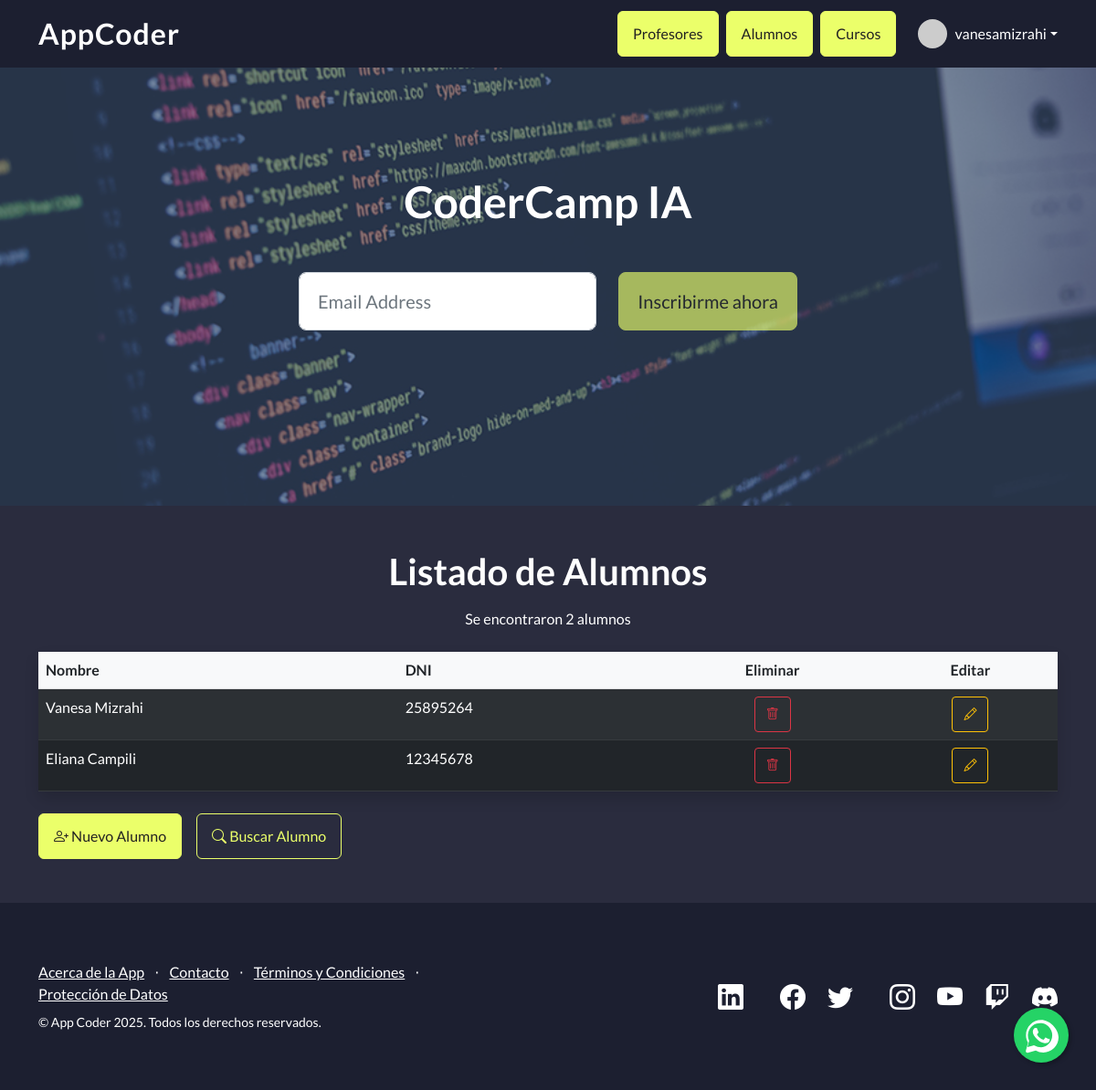
Page /AppCoder/alumnos/ (signed in) on the committed database.
### AppCoder/models.py (models this page shows, shortened)
class Alumno(models.Model):
    nombre = models.CharField(max_length=40)
    dni = models.CharField(max_length=15)

### AppCoder/views.py (the view)
# urls.py: path('alumnos/', views.alumnos, name='alumnos'),
def alumnos(request):
    alumnos_list = Alumno.objects.all()
    alumnos_dictionary = {
        "alumnos": alumnos_list
    }
    plantilla = loader.get_template("alumnos.html")
    documento = plantilla.render(alumnos_dictionary, request)
    return HttpResponse(documento)

### AppCoder/template/alumnos.html
{% extends "padre.html" %}
{% load static %}
{% block contenido %}
<div class="container my-5 text-white">
    <h1 class="text-center mb-3">Listado de Alumnos</h1>
    <p class="text-center mb-4">Se encontraron {{ alumnos|length }} alumnos</p>
    <table class="table table-dark table-striped table-hover rounded shadow">
        <thead class="table-light text-dark">
            <tr>
                <th>Nombre</th>
                <th>DNI</th>
                <th class="text-center">Eliminar</th>
                <th class="text-center">Editar</th>
            </tr>
        </thead>
        <tbody>
            {% for alumno in alumnos %}
            <tr>
                <td>{{ alumno.nombre }}</td>
                <td>{{ alumno.dni }}</td>
                <td class="text-center">
                    <a href="{% url 'eliminar_alumno' alumno.id %}" class="btn btn-sm btn-outline-danger"
                        title="Eliminar" onclick="return confirm('¿Seguro que deseas eliminar este alumno?');">
                        <i class="bi bi-trash"></i>
                    </a>
                </td>
                <td class="text-center">
                    <a href="{% url 'editar_alumno' alumno.id %}" class="btn btn-sm btn-outline-warning" title="Editar">
                        <i class="bi bi-pencil"></i>
                    </a>
                </td>
            </tr>
            {% endfor %}
        </tbody>
    </table>
    <div class="mt-4 d-flex gap-3">
        <a href="{% url 'alumno_formulario' %}" class="btn btn-primary text-white">
            <i class="bi bi-person-plus"></i> Nuevo Alumno
        </a>
        <a href="{% url 'buscar_alumno' %}" class="btn btn-outline-primary text-white">
            <i class="bi bi-search"></i> Buscar Alumno
        </a>
    </div>
</div>
{% endblock %}

### AppCoder/template/padre.html (shortened to what this page needs)
{% load static %}
<!DOCTYPE html>
<html lang="en">
<head>
    <link href="https://cdn.jsdelivr.net/npm/bootstrap-icons@1.5.0/font/bootstrap-icons.css" rel="stylesheet"
        type="text/css" />
    <link href="{% static 'AppCoder/css/styles.css' %}" rel="stylesheet" />
    <link href="https://cdn.jsdelivr.net/npm/bootstrap-icons/font/bootstrap-icons.css" rel="stylesheet">
</head>
<body>
    <nav class="navbar navbar-light fixed-top" style="background-color: rgb(28, 31, 48)">
        <div class="container d-flex justify-content-between align-items-center">
            <a class="navbar-brand text-white fw-bold" style="letter-spacing:1px; font-size:2rem;"
                href="{% url 'inicio' %}">AppCoder</a>
            <div class="d-flex align-items-center gap-2 ms-auto">
                {% if user.is_authenticated %}
                <a class="btn btn-primary" href="{% url 'profesores' %}">Profesores</a>
                <a class="btn btn-primary" href="{% url 'alumnos' %}">Alumnos</a>
                <a class="btn btn-primary" href="{% url 'cursos' %}">Cursos</a>
                <div class="dropdown ms-3">
                    <a class="d-flex align-items-center text-white text-decoration-none dropdown-toggle" href="#"
                        role="button" id="userDropdown" data-bs-toggle="dropdown" aria-expanded="false">
                        <img src="https://ui-avatars.com/api/?name={{ user.username }}&background=random&color=fff"
                            alt="Avatar" width="32" height="32" class="rounded-circle me-2">
                        <span>{{ user.username }}</span>
                    </a>
                </div>
                {% else %}
                <a class="btn" style="background-color: rgb(233, 144, 255); color: rgb(105, 27, 123); border: none;"
                    href="{% url 'login' %}">Iniciar Sesión</a>
                <a class="btn" style="background-color: rgb(233, 144, 255); color: rgb(105, 27, 123); border: none;"
                    href="{% url 'signup' %}">Registrate</a>
                {% endif %}
            </div>
        </div>
    </nav>
    <header class="masthead">
        <div class="container position-relative">
            <div class="row justify-content-center">
                <div class="col-xl-6">
                    <div class="text-center text-white">
                        <h1 class="mb-5">CoderCamp IA</h1>
                        <form class="form-subscribe" id="contactForm"
                            data-sb-form-api-token="23ec1bc0-2f1a-4fa4-b7f5-516d4bdc8510">
                            <div class="row">
                                <div class="col">
                                    <input class="form-control form-control-lg" id="emailAddress" type="email"
                                        placeholder="Email Address" data-sb-validations="required,email" />
                                </div>
                                <div class="col-auto">
                                    <button class="btn btn-primary btn-lg disabled" id="submitButton"
                                        type="submit">Inscribirme ahora</button>
                                </div>
                            </div>
                        </form>
                    </div>
                </div>
            </div>
        </div>
    </header>
    {% block contenido %}
    {% endblock %}
    <footer class="footer" style="background-color: rgb(28, 31, 48); color: #fff;">
        <div class="container">
            <div class="row">
                <div class="col-lg-6 h-100 text-center text-lg-start my-auto">
                    <ul class="list-inline mb-2">
                        <li class="list-inline-item"><a class="text-white" href="https://www.coderhouse.com/ar"
                                target="_blank">Acerca de la App</a></li>
                        <li class="list-inline-item text-white">⋅</li>
                        <li class="list-inline-item"><a class="text-white" href="{% url 'contacto' %}">Contacto</a></li>
                        <li class="list-inline-item text-white">⋅</li>
                        <li class="list-inline-item"><a class="text-white" href="https://www.coderhouse.com/ar/legales"
                                target="_blank">Términos y Condiciones</a></li>
                        <li class="list-inline-item text-white">⋅</li>
                        <li class="list-inline-item"><a class="text-white"
                                href="https://www.coderhouse.com/ar/proteccion-de-datos" target="_blank">Protección de
                                Datos</a></li>
                    </ul>
                    <p class="text-white small mb-4 mb-lg-0">&copy; App Coder 2025. Todos los derechos reservados.  </p>
                </div>
                <div class="col-lg-6 h-100 text-lg-end my-auto">
                    <ul class="list-inline mb-0 d-flex justify-content-end gap-3">
                        <li class="list-inline-item me-4">
                            <a href="https://www.linkedin.com/school/coderhouse/posts/?feedView=all" target="_blank">
                                <i class="bi-linkedin fs-3 text-white"></i>
                            </a>
                        </li>
                        <li class="list-inline-item">
                            <a href="https://www.facebook.com/Coderhouse/" target="_blank">
                                <i class="bi-facebook fs-3 text-white"></i>
                            </a>
                        </li>
                        <li class="list-inline-item me-4">
                            <a href="https://twitter.com/coderhouse" target="_blank">
                                <i class="bi-twitter fs-3 text-white"></i>
                            </a>
                        </li>
                        <li class="list-inline-item">
                            <a href="https://www.instagram.com/coderhouse/" target="_blank">
                                <i class="bi-instagram fs-3 text-white"></i>
                            </a>
                        </li>
                        <li class="list-inline-item">
                            <a href="https://www.youtube.com/channel/UCeFRG6700bzqYI0M_9vyelw/videos" target="_blank">
                                <i class="bi-youtube fs-3 text-white"></i>
                            </a>
                        </li>
                        <li class="list-inline-item">
                            <a href="https://www.twitch.tv/coderhouse" target="_blank">
                                <i class="bi-twitch fs-3 text-white"></i>
                            </a>
                        </li>
                        <li class="list-inline-item">
                            <a href="https://discord.com/invite/js5X5SDYSr" target="_blank">
                                <i class="bi-discord fs-3 text-white"></i>
                            </a>
                        </li>
                    </ul>
                </div>
            </div>
        </div>
    </footer>
    <a href="https://api.whatsapp.com/send/?phone=5491156175099&text=Hola+Coderhouse%21+Tengo+una+consulta+sobre&type=phone_number&app_absent=0"
        class="whatsapp-float" target="_blank" title="Contactar por WhatsApp">
    </a>
</body>
</html>

### AppCoder/template/padre.html (style rules this page uses)
body { background-color: rgb(42, 44, 62) !important; color: #fff !important; }
.btn-primary { background-color: rgb(235, 255, 106) !important; border-color: rgb(235, 255, 106) !important; color: #222 !important; }
.btn-outline-primary, .btn-primary:focus { color: rgb(235, 255, 106) !important; border-color: rgb(235, 255, 106) !important; }
.whatsapp-float { position: fixed; width: 60px; height: 60px; bottom: 30px; right: 30px; z-index: 100; background-color: #25d366; border-radius: 50%; display: flex; align-items: center; justify-content: center; box-shadow: 2px 2px 5px rgba(0, 0, 0, 0.3); }

### rows in the picture
Alumno: nombre "Vanesa Mizrahi", dni "25895264"
Alumno: nombre "Eliana Campili", dni "12345678"

### other values in the picture
{{ user.username }} "vanesamizrahi"
{{ alumnos|length }} "2"
